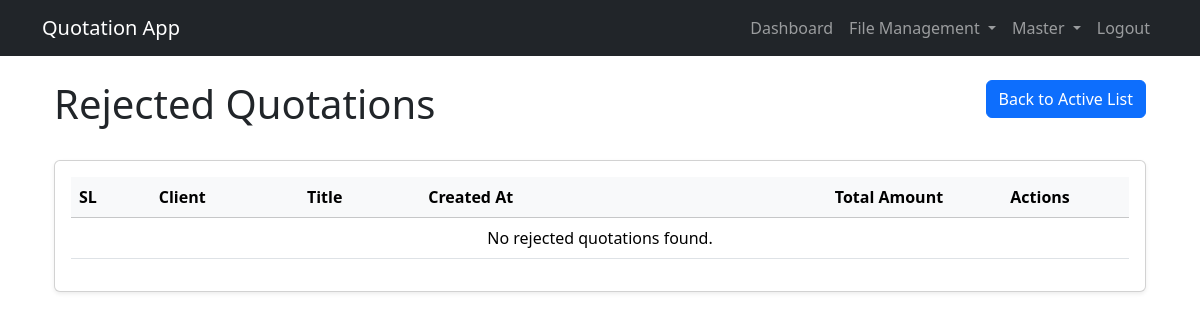
The page /rejected/ (signed in) on the database as committed earlier.
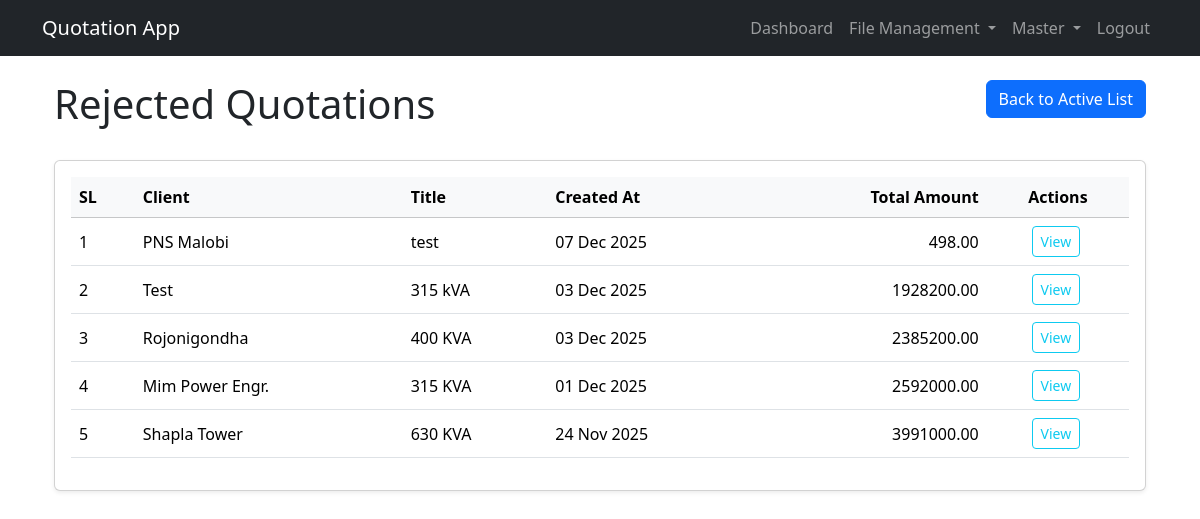
The same page on the database as committed later.
### pages/models.py (models this page shows, shortened)
class Quotation(models.Model):
    STATUS_CHOICES = (
        ('active', 'Active'),
        ('archived', 'Archived'),
        ('rejected', 'Rejected'),
        ('achieved', 'Achieved'),
    )
    reference = models.CharField(max_length=20, null=True, blank=True)
    title = models.CharField(max_length=255)
    client_name = models.CharField(max_length=255)
    template = models.ForeignKey(QuotationTemplate, on_delete=models.SET_NULL, null=True, blank=True)
    created_at = models.DateTimeField(auto_now_add=True)
    updated_at = models.DateTimeField(auto_now=True)
    status = models.CharField(max_length=10, choices=STATUS_CHOICES, default='active')
    user = models.ForeignKey('auth.User', on_delete=models.SET_NULL, null=True, blank=True)
    discount = models.FloatField(default=0)
    def total_amount(self):
        return sum(group.subtotal() for group in self.groups.all())

class QuotationGroup(models.Model):
    quotation = models.ForeignKey(Quotation, on_delete=models.CASCADE, related_name='groups')
    name = models.CharField(max_length=255)
    def subtotal(self):
        return sum(item.total_price for item in self.items.all())

class QuotationItem(models.Model):
    group = models.ForeignKey(QuotationGroup, on_delete=models.CASCADE, related_name='items')
    item = models.ForeignKey(Item, on_delete=models.SET_NULL, null=True, blank=True)
    description = models.CharField(max_length=255, blank=True, null=True)
    unit = models.ForeignKey(Unit, on_delete=models.SET_NULL, null=True, blank=True)
    qty = models.FloatField(default=0)
    unit_price = models.FloatField(default=0)
    total_price = models.FloatField(default=0)

### pages/views.py (the view)
# urls.py: path('rejected/', RejectedQuotationListView.as_view(), name='rejected_quotation_list'),
@method_decorator(login_required, name='dispatch')
class RejectedQuotationListView(ListView):
    model = Quotation
    template_name = 'pages/quotations/rejected_quotation_list.html'
    context_object_name = 'quotations'
    paginate_by = 10
    def get_queryset(self):
        return Quotation.objects.filter(status='rejected').order_by('-created_at')

### templates/pages/quotations/rejected_quotation_list.html (shortened to what this page needs)
{% extends 'base.html' %}
{% block content %}
<div class="container-fluid">
    <div class="row mb-4">
        <div class="col-md-6">
            <h1>Rejected Quotations</h1>
        </div>
        <div class="col-md-6 text-md-end">
            <a href="{% url 'quotation_list' %}" class="btn btn-primary">Back to Active List</a>
        </div>
    </div>
    <div class="card shadow-sm mb-4">
        <div class="card-body">
            <div class="table-responsive">
                <table class="table table-hover align-middle">
                    <thead class="table-light">
                        <tr>
                            <th>SL</th>
                            <th>Client</th>
                            <th>Title</th>
                            <th>Created At</th>
                            <th class="text-end">Total Amount</th>
                            <th class="text-center">Actions</th>
                        </tr>
                    </thead>
                    <tbody>
                        {% for quotation in quotations %}
                        <tr>
                            <td>{{ page_obj.start_index|add:forloop.counter0 }}</td>
                            <td>{{ quotation.client_name }}</td>
                            <td>{{ quotation.title }}</td>
                            <td>{{ quotation.created_at|date:"d M Y" }}</td>
                            <td class="text-end">{{ quotation.total_amount|floatformat:2 }}</td>
                            <td class="text-center">
                                <a href="{% url 'quotation_view' quotation.pk %}" class="btn btn-sm btn-outline-info me-1">View</a>
                            </td>
                        </tr>
                        {% empty %}
                        <tr>
                            <td colspan="6" class="text-center">No rejected quotations found.</td>
                        </tr>
                        {% endfor %}
                    </tbody>
                </table>
            </div>
        </div>
    </div>
</div>
{% endblock %}

Rows that differ between the two databases and show on the page:
added Quotation: start_index|add "1", client_name "PNS Malobi", title "test", created_at "07 Dec 2025", total_amount "498.00"
now on this page (row edited): Quotation: start_index|add "2", client_name "Test", title "315 kVA", created_at "03 Dec 2025", total_amount "1928200.00"
now on this page (row edited): Quotation: start_index|add "3", client_name "Rojonigondha", title "400 KVA", created_at "03 Dec 2025", total_amount "2385200.00"
now on this page (row edited): Quotation: start_index|add "4", client_name "Mim Power Engr.", title "315 KVA", created_at "01 Dec 2025", total_amount "2592000.00"
now on this page (row edited): Quotation: start_index|add "5", client_name "Shapla Tower", title "630 KVA", created_at "24 Nov 2025", total_amount "3991000.00"
Other text that changed with them:
text no longer shown: "No rejected quotations found."
